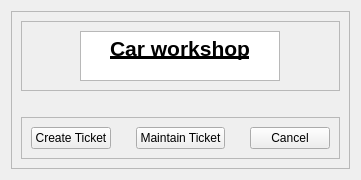
      <widget class="QWidget" name="PageTicketManagement">
       <layout class="QHBoxLayout" name="horizontalLayout_11">
        <item>
         <widget class="QFrame" name="frame_9">
          <property name="frameShape">
           <enum>QFrame::StyledPanel</enum>
          </property>
          <property name="frameShadow">
           <enum>QFrame::Raised</enum>
          </property>
          <layout class="QVBoxLayout" name="verticalLayout_4">
           <item alignment="Qt::AlignTop">
            <widget class="QFrame" name="frame_10">
             <property name="maximumSize">
              <size>
               <width>16777215</width>
               <height>150</height>
              </size>
             </property>
             <property name="frameShape">
              <enum>QFrame::StyledPanel</enum>
             </property>
             <property name="frameShadow">
              <enum>QFrame::Raised</enum>
             </property>
             <layout class="QHBoxLayout" name="horizontalLayout_10">
              <item>
               <widget class="QTextBrowser" name="textBrowser_4">
                <property name="maximumSize">
                 <size>
                  <width>200</width>
                  <height>50</height>
                 </size>
                </property>
                <property name="lineWidth">
                 <number>0</number>
                </property>
                <property name="html">
                 <string>&lt;!DOCTYPE HTML PUBLIC &quot;-//W3C//DTD HTML 4.0//EN&quot; &quot;http://www.w3.org/TR/REC-html40/strict.dtd&quot;&gt;
&lt;html&gt;&lt;head&gt;&lt;meta name=&quot;qrichtext&quot; content=&quot;1&quot; /&gt;&lt;meta charset=&quot;utf-8&quot; /&gt;&lt;style type=&quot;text/css&quot;&gt;
p, li { white-space: pre-wrap; }
hr { height: 1px; border-width: 0; }
li.unchecked::marker { content: &quot;\2610&quot;; }
li.checked::marker { content: &quot;\2612&quot;; }
&lt;/style&gt;&lt;/head&gt;&lt;body style=&quot; font-family:'Segoe UI'; font-size:9pt; font-weight:400; font-style:normal;&quot;&gt;
&lt;p align=&quot;center&quot; style=&quot; margin-top:0px; margin-bottom:0px; margin-left:0px; margin-right:0px; -qt-block-indent:0; text-indent:0px;&quot;&gt;&lt;span style=&quot; font-size:16pt; font-weight:700; text-decoration: underline;&quot;&gt;Car workshop&lt;/span&gt;&lt;/p&gt;&lt;/body&gt;&lt;/html&gt;</string>
                </property>
               </widget>
              </item>
             </layout>
            </widget>
           </item>
           <item>
            <widget class="QLabel" name="label_3">
             <property name="text">
              <string/>
             </property>
            </widget>
           </item>
           <item>
            <widget class="QFrame" name="frame_11">
             <property name="frameShape">
              <enum>QFrame::StyledPanel</enum>
             </property>
             <property name="frameShadow">
              <enum>QFrame::Raised</enum>
             </property>
             <layout class="QHBoxLayout" name="horizontalLayout_12">
              <property name="spacing">
               <number>25</number>
              </property>
              <item>
               <widget class="QPushButton" name="CreateTicketButton">
                <property name="text">
                 <string>Create Ticket</string>
                </property>
               </widget>
              </item>
              <item>
               <widget class="QPushButton" name="MaintainTicketButton">
                <property name="text">
                 <string>Maintain Ticket</string>
                </property>
               </widget>
              </item>
              <item>
               <widget class="QPushButton" name="CancelTicketManagementButton">
                <property name="text">
                 <string>Cancel</string>
                </property>
               </widget>
              </item>
             </layout>
            </widget>
           </item>
          </layout>
         </widget>
        </item>
       </layout>
      </widget>
